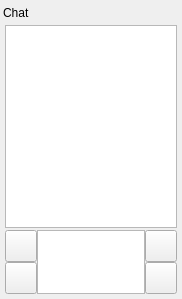
<?xml version="1.0" encoding="UTF-8"?>
<ui version="4.0">
 <class>Form</class>
 <widget class="QWidget" name="Form">
  <property name="geometry">
   <rect>
    <x>0</x>
    <y>0</y>
    <width>182</width>
    <height>299</height>
   </rect>
  </property>
  <property name="windowTitle">
   <string>Form</string>
  </property>
  <layout class="QGridLayout" name="gridLayout_2">
   <property name="leftMargin">
    <number>3</number>
   </property>
   <property name="topMargin">
    <number>3</number>
   </property>
   <property name="rightMargin">
    <number>3</number>
   </property>
   <property name="bottomMargin">
    <number>3</number>
   </property>
   <property name="spacing">
    <number>3</number>
   </property>
   <item row="0" column="0">
    <layout class="QGridLayout" name="chat_interface_layout" rowstretch="0,0,0,0">
     <property name="leftMargin">
      <number>0</number>
     </property>
     <property name="topMargin">
      <number>0</number>
     </property>
     <property name="rightMargin">
      <number>0</number>
     </property>
     <property name="bottomMargin">
      <number>0</number>
     </property>
     <property name="spacing">
      <number>0</number>
     </property>
     <item row="0" column="1">
      <layout class="QHBoxLayout" name="horizontalLayout" stretch="0,0,0">
       <property name="sizeConstraint">
        <enum>QLayout::SetDefaultConstraint</enum>
       </property>
       <item>
        <widget class="QLabel" name="chat_label">
         <property name="sizePolicy">
          <sizepolicy hsizetype="Preferred" vsizetype="Fixed">
           <horstretch>0</horstretch>
           <verstretch>0</verstretch>
          </sizepolicy>
         </property>
         <property name="text">
          <string>Chat</string>
         </property>
        </widget>
       </item>
       <item>
        <spacer name="horizontalSpacer">
         <property name="orientation">
          <enum>Qt::Horizontal</enum>
         </property>
         <property name="sizeType">
          <enum>QSizePolicy::Fixed</enum>
         </property>
         <property name="sizeHint" stdset="0">
          <size>
           <width>5</width>
           <height>5</height>
          </size>
         </property>
        </spacer>
       </item>
       <item>
        <widget class="QPushButton" name="chat_config_button">
         <property name="minimumSize">
          <size>
           <width>20</width>
           <height>20</height>
          </size>
         </property>
         <property name="maximumSize">
          <size>
           <width>20</width>
           <height>20</height>
          </size>
         </property>
         <property name="text">
          <string/>
         </property>
         <property name="flat">
          <bool>true</bool>
         </property>
        </widget>
       </item>
      </layout>
     </item>
     <item row="1" column="1">
      <widget class="QStackedWidget" name="chat_interface_stacked_widget">
       <property name="currentIndex">
        <number>0</number>
       </property>
       <widget class="QWidget" name="chat_page">
        <layout class="QGridLayout" name="gridLayout_5">
         <property name="leftMargin">
          <number>2</number>
         </property>
         <property name="topMargin">
          <number>2</number>
         </property>
         <property name="rightMargin">
          <number>2</number>
         </property>
         <property name="bottomMargin">
          <number>2</number>
         </property>
         <property name="spacing">
          <number>2</number>
         </property>
         <item row="0" column="0">
          <layout class="QGridLayout" name="chat_page_layout">
           <item row="1" column="0">
            <widget class="QTextBrowser" name="chat_output_browser">
             <property name="sizePolicy">
              <sizepolicy hsizetype="Preferred" vsizetype="Expanding">
               <horstretch>0</horstretch>
               <verstretch>10</verstretch>
              </sizepolicy>
             </property>
             <property name="minimumSize">
              <size>
               <width>0</width>
               <height>0</height>
              </size>
             </property>
             <property name="baseSize">
              <size>
               <width>100</width>
               <height>100</height>
              </size>
             </property>
            </widget>
           </item>
           <item row="2" column="0">
            <layout class="QHBoxLayout" name="chat_input_layout">
             <property name="spacing">
              <number>0</number>
             </property>
             <property name="leftMargin">
              <number>0</number>
             </property>
             <property name="topMargin">
              <number>0</number>
             </property>
             <property name="rightMargin">
              <number>0</number>
             </property>
             <property name="bottomMargin">
              <number>0</number>
             </property>
             <item>
              <layout class="QGridLayout" name="chat_audio_button_layout">
               <property name="leftMargin">
                <number>0</number>
               </property>
               <property name="topMargin">
                <number>0</number>
               </property>
               <property name="rightMargin">
                <number>0</number>
               </property>
               <property name="bottomMargin">
                <number>0</number>
               </property>
               <property name="spacing">
                <number>0</number>
               </property>
               <item row="1" column="0">
                <widget class="QPushButton" name="stt_button">
                 <property name="sizePolicy">
                  <sizepolicy hsizetype="Fixed" vsizetype="Fixed">
                   <horstretch>0</horstretch>
                   <verstretch>0</verstretch>
                  </sizepolicy>
                 </property>
                 <property name="minimumSize">
                  <size>
                   <width>32</width>
                   <height>32</height>
                  </size>
                 </property>
                 <property name="maximumSize">
                  <size>
                   <width>32</width>
                   <height>32</height>
                  </size>
                 </property>
                 <property name="baseSize">
                  <size>
                   <width>32</width>
                   <height>32</height>
                  </size>
                 </property>
                 <property name="toolTip">
                  <string>Speech To Text</string>
                 </property>
                 <property name="text">
                  <string/>
                 </property>
                </widget>
               </item>
               <item row="0" column="0">
                <widget class="QPushButton" name="tts_button">
                 <property name="minimumSize">
                  <size>
                   <width>32</width>
                   <height>32</height>
                  </size>
                 </property>
                 <property name="maximumSize">
                  <size>
                   <width>32</width>
                   <height>32</height>
                  </size>
                 </property>
                 <property name="baseSize">
                  <size>
                   <width>32</width>
                   <height>32</height>
                  </size>
                 </property>
                 <property name="toolTip">
                  <string>Text To Speech</string>
                 </property>
                 <property name="text">
                  <string/>
                 </property>
                </widget>
               </item>
              </layout>
             </item>
             <item>
              <widget class="QTextEdit" name="chat_input_text_editor">
               <property name="sizePolicy">
                <sizepolicy hsizetype="Preferred" vsizetype="Ignored">
                 <horstretch>0</horstretch>
                 <verstretch>0</verstretch>
                </sizepolicy>
               </property>
               <property name="minimumSize">
                <size>
                 <width>0</width>
                 <height>0</height>
                </size>
               </property>
               <property name="baseSize">
                <size>
                 <width>158</width>
                 <height>0</height>
                </size>
               </property>
              </widget>
             </item>
             <item>
              <layout class="QGridLayout" name="chat_generation_button_layout">
               <property name="leftMargin">
                <number>0</number>
               </property>
               <property name="topMargin">
                <number>0</number>
               </property>
               <property name="rightMargin">
                <number>0</number>
               </property>
               <property name="bottomMargin">
                <number>0</number>
               </property>
               <property name="spacing">
                <number>0</number>
               </property>
               <item row="2" column="0">
                <widget class="QPushButton" name="generate_image_button">
                 <property name="sizePolicy">
                  <sizepolicy hsizetype="Fixed" vsizetype="Fixed">
                   <horstretch>0</horstretch>
                   <verstretch>0</verstretch>
                  </sizepolicy>
                 </property>
                 <property name="minimumSize">
                  <size>
                   <width>32</width>
                   <height>32</height>
                  </size>
                 </property>
                 <property name="maximumSize">
                  <size>
                   <width>32</width>
                   <height>32</height>
                  </size>
                 </property>
                 <property name="baseSize">
                  <size>
                   <width>32</width>
                   <height>32</height>
                  </size>
                 </property>
                 <property name="toolTip">
                  <string>Generate Image</string>
                 </property>
                 <property name="text">
                  <string/>
                 </property>
                </widget>
               </item>
               <item row="1" column="0">
                <widget class="QPushButton" name="generate_text_button">
                 <property name="sizePolicy">
                  <sizepolicy hsizetype="Fixed" vsizetype="Fixed">
                   <horstretch>0</horstretch>
                   <verstretch>0</verstretch>
                  </sizepolicy>
                 </property>
                 <property name="minimumSize">
                  <size>
                   <width>32</width>
                   <height>32</height>
                  </size>
                 </property>
                 <property name="maximumSize">
                  <size>
                   <width>32</width>
                   <height>32</height>
                  </size>
                 </property>
                 <property name="baseSize">
                  <size>
                   <width>32</width>
                   <height>32</height>
                  </size>
                 </property>
                 <property name="toolTip">
                  <string>Send To Chat</string>
                 </property>
                 <property name="text">
                  <string/>
                 </property>
                </widget>
               </item>
              </layout>
             </item>
            </layout>
           </item>
          </layout>
         </item>
        </layout>
       </widget>
       <widget class="QWidget" name="page_2">
        <layout class="QGridLayout" name="gridLayout_3">
         <item row="1" column="0">
          <layout class="QVBoxLayout" name="verticalLayout_3">
           <item>
            <widget class="QLabel" name="temperature_label">
             <property name="text">
              <string>Temperature: 0.3</string>
             </property>
            </widget>
           </item>
           <item>
            <layout class="QHBoxLayout" name="horizontalLayout_4">
             <item>
              <spacer name="horizontalSpacer_6">
               <property name="orientation">
                <enum>Qt::Horizontal</enum>
               </property>
               <property name="sizeType">
                <enum>QSizePolicy::Fixed</enum>
               </property>
               <property name="sizeHint" stdset="0">
                <size>
                 <width>5</width>
                 <height>20</height>
                </size>
               </property>
              </spacer>
             </item>
             <item>
              <widget class="QSlider" name="temperature_slider">
               <property name="maximum">
                <number>20</number>
               </property>
               <property name="pageStep">
                <number>1</number>
               </property>
               <property name="value">
                <number>3</number>
               </property>
               <property name="sliderPosition">
                <number>3</number>
               </property>
               <property name="orientation">
                <enum>Qt::Horizontal</enum>
               </property>
               <property name="tickPosition">
                <enum>QSlider::TicksAbove</enum>
               </property>
               <property name="tickInterval">
                <number>1</number>
               </property>
              </widget>
             </item>
             <item>
              <spacer name="horizontalSpacer_7">
               <property name="orientation">
                <enum>Qt::Horizontal</enum>
               </property>
               <property name="sizeType">
                <enum>QSizePolicy::Fixed</enum>
               </property>
               <property name="sizeHint" stdset="0">
                <size>
                 <width>5</width>
                 <height>20</height>
                </size>
               </property>
              </spacer>
             </item>
            </layout>
           </item>
          </layout>
         </item>
         <item row="0" column="0">
          <layout class="QGridLayout" name="gridLayout">
           <item row="1" column="0">
            <layout class="QFormLayout" name="formLayout_2">
             <item row="0" column="0">
              <widget class="QLabel" name="label_5">
               <property name="text">
                <string>Persona:</string>
               </property>
              </widget>
             </item>
             <item row="0" column="1">
              <widget class="QComboBox" name="persona_combo_box"/>
             </item>
             <item row="1" column="0">
              <widget class="QLabel" name="label_6">
               <property name="text">
                <string>Model:</string>
               </property>
              </widget>
             </item>
             <item row="1" column="1">
              <widget class="QComboBox" name="model_combo_box"/>
             </item>
             <item row="2" column="0">
              <widget class="QLabel" name="label_7">
               <property name="text">
                <string>Protocol:</string>
               </property>
              </widget>
             </item>
             <item row="2" column="1">
              <widget class="QComboBox" name="protocol_combo_box"/>
             </item>
            </layout>
           </item>
          </layout>
         </item>
         <item row="2" column="0">
          <spacer name="verticalSpacer">
           <property name="orientation">
            <enum>Qt::Vertical</enum>
           </property>
           <property name="sizeHint" stdset="0">
            <size>
             <width>20</width>
             <height>40</height>
            </size>
           </property>
          </spacer>
         </item>
        </layout>
       </widget>
      </widget>
     </item>
    </layout>
   </item>
  </layout>
 </widget>
 <resources/>
 <connections/>
</ui>
